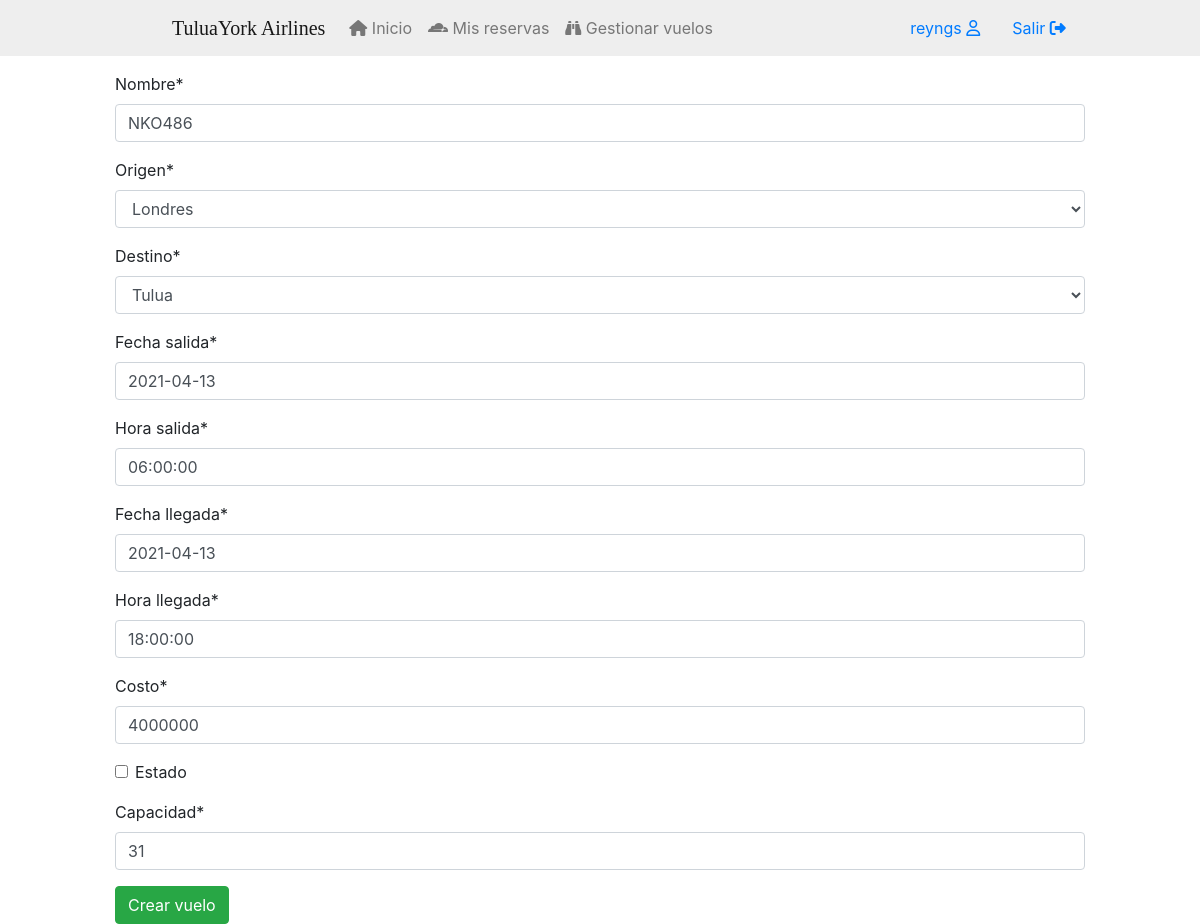
The app's page /updateflight/1 (signed in), older data.
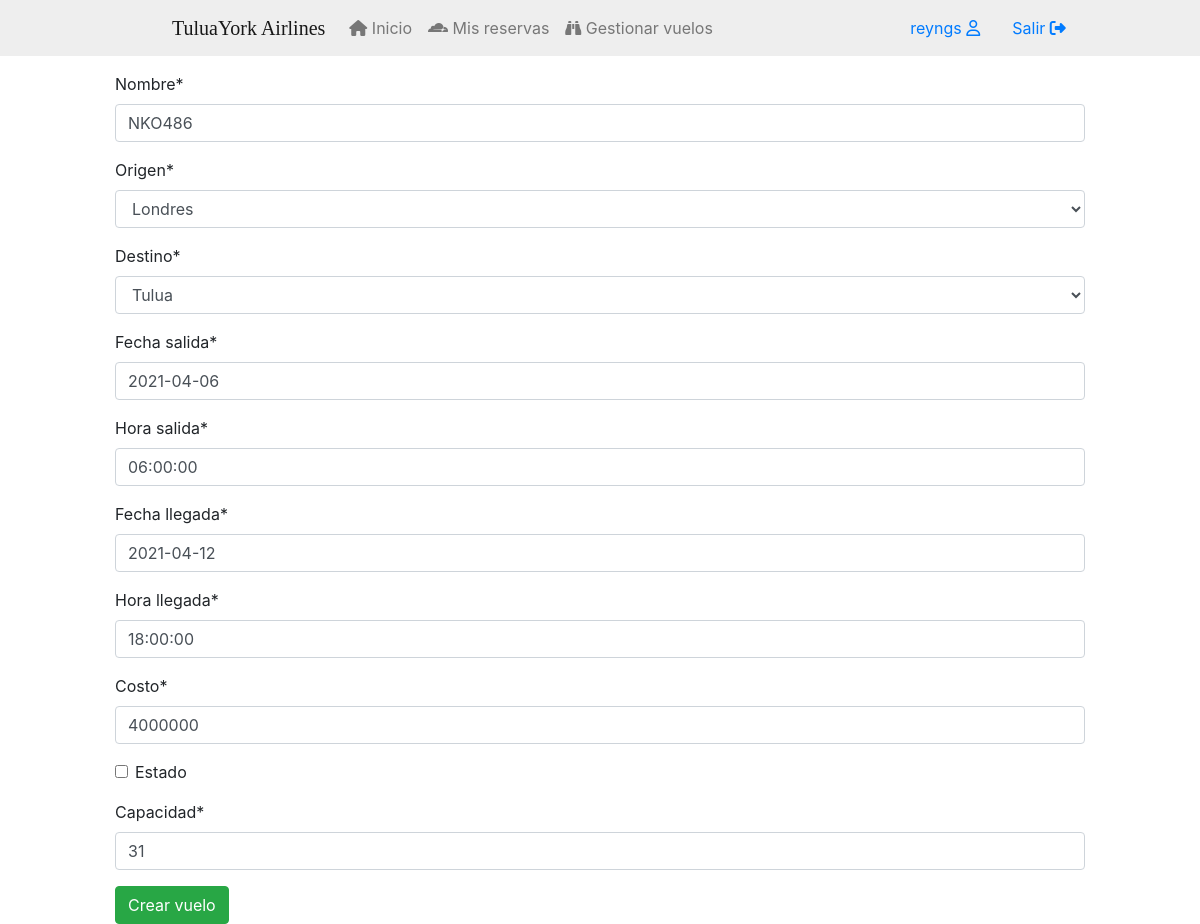
The same page, newer data.
### flights/models.py (models this page shows, shortened)
class vuelo(models.Model):
    nombre = models.CharField(max_length=20)
    origen = models.ForeignKey(ciudad, related_name='origen', on_delete=models.CASCADE)
    destino = models.ForeignKey(ciudad, related_name='destino', on_delete=models.CASCADE)
    fecha_salida = models.DateField()
    hora_salida = models.TimeField()
    fecha_llegada = models.DateField()
    hora_llegada = models.TimeField()
    costo = models.IntegerField()
    estado = models.BooleanField(default=True)
    capacidad = models.IntegerField()

class ciudad(models.Model):
    nombre = models.CharField(max_length=20)
    pais = models.CharField(max_length=20)
    visa = models.BooleanField()
    def __str__(self):
        return self.nombre

### flights/views.py (the view)
# urls.py: path('updateflight/<int:vuelo_id>', updateflight, name="update_vuelo"),
def updateflight(request, vuelo_id):
    titulo = "Actualizar vuelo"
    mensaje = ""
    Vuelo = vuelo.objects.get(id=vuelo_id)
    form = vueloForm(instance=Vuelo)
    if  request.method == 'POST':
        form = vueloForm(request.POST, instance=Vuelo)
        if form.is_valid():
            form.save()
            return redirect('/flights/gvuelos')
    context = {"titulo": titulo, "mensaje": mensaje,"form": form}
    return render(request, "create_vuelo.html", context)

### flights/forms.py
class vueloForm(ModelForm):
    class Meta:
        model = vuelo
        fields = '__all__'

### flights/templates/create_vuelo.html (shortened to what this page needs)
{% extends "base.html" %}
{% load crispy_forms_tags %}
{% block content %}
<form action="" method="POST" class="mt-2">
    {{ form|crispy }}
    <input name="Crear" type="submit" class="btn btn-success" value="Crear vuelo">
</form>
{% endblock content %}

Row changes from the older to the newer data that the page shows:
changed vuelo "Londres": fecha_salida "2021-04-13" → "2021-04-06"; fecha_llegada "2021-04-13" → "2021-04-12"
